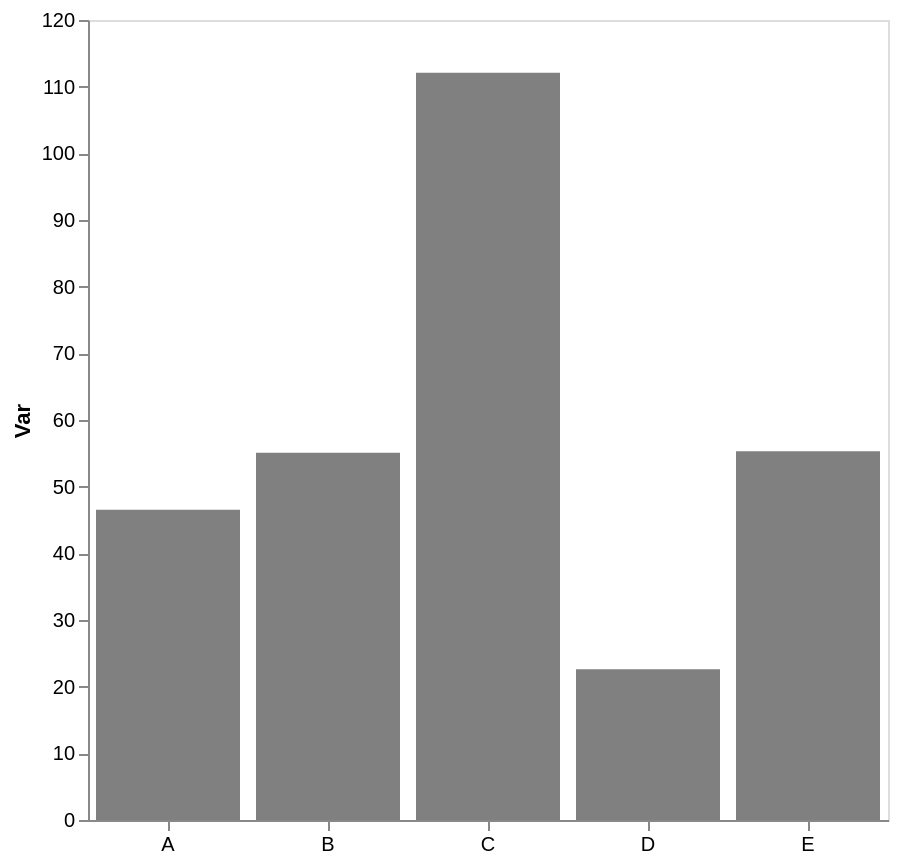

This figure's Vega-Lite source:
### Vega-Lite specification from a JSON file in a GitHub repository (floating-point values rounded to 4 significant figures)
{"config": {"view": {"continuousWidth": 300, "continuousHeight": 300}, "axis": {"grid": false}, "bar": {"color": "gray"}}, "data": {"name": "data-9fc88c13109fee8d94e3ca9b9d1654b2"}, "mark": {"type": "bar"}, "encoding": {"x": {"axis": {"labelAngle": 0, "title": null}, "field": "cat", "type": "nominal"}, "y": {"aggregate": "mean", "axis": {"title": "Var"}, "field": "var1", "type": "quantitative"}}, "height": 400, "width": 400, "$schema": "https://vega.github.io/schema/vega-lite/v5.17.0.json", "datasets": {"data-9fc88c13109fee8d94e3ca9b9d1654b2": [{"cat": "D", "var1": 26.96, "var2": 50.95}, {"cat": "C", "var1": 88.21, "var2": 38.42}, {"cat": "E", "var1": 49.36, "var2": 58.82}, {"cat": "E", "var1": 61.28, "var2": 47.08}, {"cat": "A", "var1": 46.53, "var2": 47.8}, {"cat": "B", "var1": 59.89, "var2": 56.69}, {"cat": "D", "var1": 18.43, "var2": 55.1}, {"cat": "D", "var1": 19.06, "var2": 46.23}, {"cat": "C", "var1": 114.1, "var2": 69.49}, {"cat": "D", "var1": 26.0, "var2": 41.24}, {"cat": "B", "var1": 50.26, "var2": 32.92}, {"cat": "C", "var1": 133.9, "var2": 52.7}]}}
